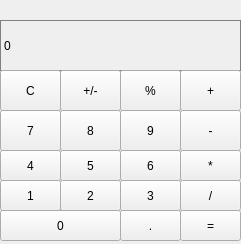
<?xml version="1.0" encoding="UTF-8"?>
<ui version="4.0">
 <class>MainWindow</class>
 <widget class="QMainWindow" name="MainWindow">
  <property name="geometry">
   <rect>
    <x>0</x>
    <y>0</y>
    <width>241</width>
    <height>244</height>
   </rect>
  </property>
  <property name="windowTitle">
   <string>MainWindow</string>
  </property>
  <property name="styleSheet">
   <string notr="true">QLabel {
  qproperty-alignment: 'AlignVCenter | AlignRight';
  border: 1px solid gray;
}</string>
  </property>
  <widget class="QWidget" name="centralwidget">
   <widget class="QLabel" name="label">
    <property name="geometry">
     <rect>
      <x>0</x>
      <y>20</y>
      <width>241</width>
      <height>51</height>
     </rect>
    </property>
    <property name="text">
     <string>0</string>
    </property>
   </widget>
   <widget class="QPushButton" name="pushButton_7">
    <property name="geometry">
     <rect>
      <x>0</x>
      <y>110</y>
      <width>61</width>
      <height>41</height>
     </rect>
    </property>
    <property name="text">
     <string>7</string>
    </property>
   </widget>
   <widget class="QPushButton" name="pushButton_8">
    <property name="geometry">
     <rect>
      <x>60</x>
      <y>110</y>
      <width>61</width>
      <height>41</height>
     </rect>
    </property>
    <property name="text">
     <string>8</string>
    </property>
   </widget>
   <widget class="QPushButton" name="pushButton_add">
    <property name="geometry">
     <rect>
      <x>180</x>
      <y>70</y>
      <width>61</width>
      <height>41</height>
     </rect>
    </property>
    <property name="text">
     <string>+</string>
    </property>
   </widget>
   <widget class="QPushButton" name="pushButton_9">
    <property name="geometry">
     <rect>
      <x>120</x>
      <y>110</y>
      <width>61</width>
      <height>41</height>
     </rect>
    </property>
    <property name="text">
     <string>9</string>
    </property>
   </widget>
   <widget class="QPushButton" name="pushButton_minus">
    <property name="geometry">
     <rect>
      <x>180</x>
      <y>110</y>
      <width>61</width>
      <height>41</height>
     </rect>
    </property>
    <property name="text">
     <string>-</string>
    </property>
   </widget>
   <widget class="QPushButton" name="pushButton_5">
    <property name="geometry">
     <rect>
      <x>60</x>
      <y>150</y>
      <width>61</width>
      <height>31</height>
     </rect>
    </property>
    <property name="text">
     <string>5</string>
    </property>
   </widget>
   <widget class="QPushButton" name="pushButton_6">
    <property name="geometry">
     <rect>
      <x>120</x>
      <y>150</y>
      <width>61</width>
      <height>31</height>
     </rect>
    </property>
    <property name="text">
     <string>6</string>
    </property>
   </widget>
   <widget class="QPushButton" name="pushButton_4">
    <property name="geometry">
     <rect>
      <x>0</x>
      <y>150</y>
      <width>61</width>
      <height>31</height>
     </rect>
    </property>
    <property name="text">
     <string>4</string>
    </property>
   </widget>
   <widget class="QPushButton" name="pushButton_1">
    <property name="geometry">
     <rect>
      <x>0</x>
      <y>180</y>
      <width>61</width>
      <height>31</height>
     </rect>
    </property>
    <property name="text">
     <string>1</string>
    </property>
   </widget>
   <widget class="QPushButton" name="pushButton_2">
    <property name="geometry">
     <rect>
      <x>60</x>
      <y>180</y>
      <width>61</width>
      <height>31</height>
     </rect>
    </property>
    <property name="text">
     <string>2</string>
    </property>
   </widget>
   <widget class="QPushButton" name="pushButton_multiplication">
    <property name="geometry">
     <rect>
      <x>180</x>
      <y>150</y>
      <width>61</width>
      <height>31</height>
     </rect>
    </property>
    <property name="text">
     <string>*</string>
    </property>
   </widget>
   <widget class="QPushButton" name="pushButton_3">
    <property name="geometry">
     <rect>
      <x>120</x>
      <y>180</y>
      <width>61</width>
      <height>31</height>
     </rect>
    </property>
    <property name="text">
     <string>3</string>
    </property>
   </widget>
   <widget class="QPushButton" name="pushButton_0">
    <property name="geometry">
     <rect>
      <x>0</x>
      <y>210</y>
      <width>121</width>
      <height>31</height>
     </rect>
    </property>
    <property name="text">
     <string>0</string>
    </property>
   </widget>
   <widget class="QPushButton" name="pushButton_dot">
    <property name="geometry">
     <rect>
      <x>120</x>
      <y>210</y>
      <width>61</width>
      <height>31</height>
     </rect>
    </property>
    <property name="text">
     <string>.</string>
    </property>
   </widget>
   <widget class="QPushButton" name="pushButton_plusminus">
    <property name="geometry">
     <rect>
      <x>60</x>
      <y>70</y>
      <width>61</width>
      <height>41</height>
     </rect>
    </property>
    <property name="text">
     <string>+/-</string>
    </property>
   </widget>
   <widget class="QPushButton" name="pushButton_percent">
    <property name="geometry">
     <rect>
      <x>120</x>
      <y>70</y>
      <width>61</width>
      <height>41</height>
     </rect>
    </property>
    <property name="text">
     <string>%</string>
    </property>
   </widget>
   <widget class="QPushButton" name="pushButton_clear">
    <property name="geometry">
     <rect>
      <x>0</x>
      <y>70</y>
      <width>61</width>
      <height>41</height>
     </rect>
    </property>
    <property name="text">
     <string>C</string>
    </property>
   </widget>
   <widget class="QPushButton" name="pushButton_divide">
    <property name="geometry">
     <rect>
      <x>180</x>
      <y>180</y>
      <width>61</width>
      <height>31</height>
     </rect>
    </property>
    <property name="text">
     <string>/</string>
    </property>
   </widget>
   <widget class="QPushButton" name="pushButton_equal">
    <property name="geometry">
     <rect>
      <x>180</x>
      <y>210</y>
      <width>61</width>
      <height>31</height>
     </rect>
    </property>
    <property name="text">
     <string>=</string>
    </property>
   </widget>
  </widget>
 </widget>
 <resources/>
 <connections/>
</ui>
